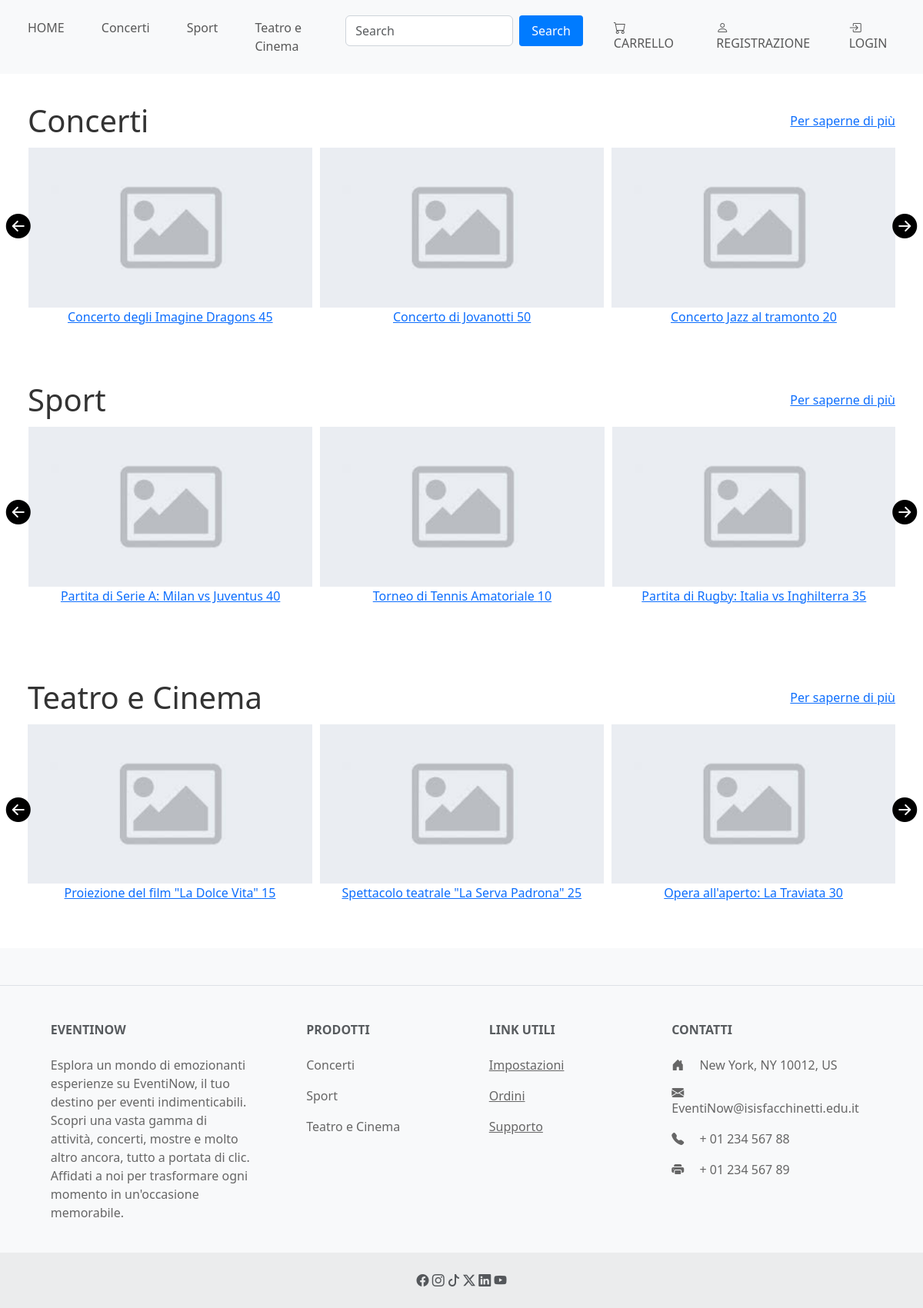
The page / on the database its author committed.
### tables this page shows
CREATE TABLE CategoriaEventi
(
    ID_Categoria          INTEGER UNSIGNED PRIMARY KEY AUTO_INCREMENT,
    Descrizione_Categoria VARCHAR(20) NOT NULL
);

CREATE TABLE Eventi
(
    ID_Evento                INT(11) UNSIGNED PRIMARY KEY AUTO_INCREMENT,
    Descrizione              VARCHAR(255) NOT NULL,
    Data                     DATETIME     NOT NULL,
    Prezzo                   DOUBLE       NOT NULL CHECK (Prezzo > 0),
    Numero_Posti             INTEGER      NOT NULL CHECK (Numero_Posti >= 0),
    Numero_Posti_Disponibili INTEGER      NOT NULL CHECK (Numero_Posti_Disponibili >= 0),
    Categoria                INTEGER UNSIGNED,
    Luogo                    INTEGER UNSIGNED,
    FOREIGN KEY (Categoria) REFERENCES CategoriaEventi (ID_Categoria)
        ON UPDATE CASCADE,
    FOREIGN KEY (Luogo) REFERENCES Luoghi (ID_Luogo)
        ON UPDATE CASCADE,
    CONSTRAINT check_posti_disponibili CHECK (Numero_Posti_Disponibili <= Numero_Posti)
);

### index.php (the view, shortened to what this page needs)
<?php
include_once "header.php";
require_once "Database\DB_connection.php";
$arrayCategorie = array();
            ?>
            <?php
if (!empty($pdo)) {
    $query = "SELECT Descrizione_Categoria  FROM CategoriaEventi;";
    $statement = $pdo -> query($query);
    if (!$statement){
        echo "ERROR";
    }
    else{
        $categorie = $statement -> fetchAll();
        foreach ($categorie as $value){
            foreach ($value as $item){
                array_push($arrayCategorie, $item);
            }
        }
    }
}
foreach ($arrayCategorie as $value){
    $query3="SELECT Eventi.Descrizione, Eventi.Prezzo, Eventi.ID_Evento
             FROM Eventi JOIN CategoriaEventi ON Eventi.Categoria = CategoriaEventi.ID_Categoria
             WHERE CategoriaEventi.Descrizione_Categoria LIKE '$value';";
    $statement3 = $pdo -> query($query3);
    $eventi = $statement3 -> fetchAll();
    ?>
    <div class="container-slider">
        <div class="category-header">
            <h1><?= $value?></h1>
            <a href="categoria.php?categoria=<?=$value?>" class="read-more">Per saperne di più</a>
        </div>
        <div class="owl-carousel owl-theme owl-loaded text-center">
            <div class="owl-stage-outer">
                <div class="owl-stage">
                    <?php
                    foreach ($eventi as $evento){
                        ?>
                        <div class="owl-item">
                            <img src="images\default.jpg">
                            <a href="prodotto.php?id=<?=$evento['ID_Evento']?>"><?= $evento['Descrizione'] . ' ' .  $evento['Prezzo']?></a>
                        </div>
                        <?php
                    }
                    ?>
                </div>
            </div>
        </div>
    </div>
    <?php
}
include_once "footer.php";
?>

### header.php (shortened to what this page needs)
<?php
require_once "Database\DB_connection.php";
if (!empty($pdo)) {
    $query = "SELECT Descrizione_Categoria  FROM CategoriaEventi;";
    $statement = $pdo -> query($query);
    if (!$statement){
        echo "ERROR";
    }
    else{
        $categorie = $statement -> fetchAll();
    }
}
?>
<!DOCTYPE>
<html>
<head>
    <link href="https://cdn.jsdelivr.net/npm/bootstrap@5.3.0-alpha1/dist/css/bootstrap.min.css" rel="stylesheet">
    <link rel="stylesheet" href="https://cdn.jsdelivr.net/npm/bootstrap-icons@1.11.3/font/bootstrap-icons.min.css">
    <link rel="stylesheet" href="https://cdnjs.cloudflare.com/ajax/libs/OwlCarousel2/2.3.4/assets/owl.carousel.min.css" />
    <link rel="stylesheet" href="https://cdnjs.cloudflare.com/ajax/libs/OwlCarousel2/2.3.4/assets/owl.theme.default.min.css" />
    <link href="style.css" rel="stylesheet" type="text/css">
</head>
<body>
<nav class="navbar navbar-expand-lg navbar-light bg-light">
    <div class="container-fluid">
        <div class="collapse navbar-collapse" id="navbarSupportedContent">
            <ul class="navbar-nav me-auto mb-2 mb-lg-0">
                <li class="nav-item">
                    <a href="index.php" class="nav-link">HOME</a>
                </li>
                <?php
                foreach ($categorie as $row){
                    foreach ($row as $descrizione){
                        ?>
                        <li class="nav-item">
                            <a href="categoria.php?categoria=<?= $descrizione?>" class="nav-link"><?= $descrizione?></a>
                        </li>
                        <?php
                    }
                }
                ?>
            </ul>
            <ul class="navbar-nav ms-auto mb-2 mb-lg-0">
                <li class="nav-item">
                    <form class="d-flex" method="get" action="#">
                        <input class="form-control me-2" type="search" placeholder="Search">
                        <button class="btn btn-outline-primary" type="submit">Search</button>
                    </form>
                </li>
                <?php
                if(isset($_SESSION['user'])){
                    ?>
                    <li class="nav-item">
                        <a href="carrello.php" class="nav-link">
                            <i class="bi bi-cart"></i>
                            CARRELLO
                        </a>
                    </li>
                    <li class="nav-item">
                        <a href="account.php" class="nav-link">
                            <i class="bi bi-person-fill"></i>
                            ACCOUNT
                        </a>
                    </li>
                    <li class="nav-item">
                        <a href="logout.php" class="nav-link">
                            <i class="bi bi-box-arrow-in-left"></i>
                            LOGOUT
                        </a>
                    </li>
                    <?php
                }
                else{
                    ?>
                    <li class="nav-item">
                        <a href="carrello.php" class="nav-link">
                            <i class="bi bi-cart"></i>
                            CARRELLO
                        </a>
                    </li>
                    <li class="nav-item">
                        <a href="registration.php" class="nav-link">
                            <i class="bi bi-person"></i>
                            REGISTRAZIONE
                        </a>
                    </li>
                    <li class="nav-item">
                        <a href="login.php" class="nav-link">
                            <i class="bi bi-box-arrow-in-right"></i>
                            LOGIN
                        </a>
                    </li>
                    <?php
                }
                ?>
            </ul>
        </div>
    </div>
</nav>

### footer.php (shortened to what this page needs)
<?php
require_once "Database\DB_connection.php";
if (!empty($pdo)) {
    $query = "SELECT Descrizione_Categoria  FROM CategoriaEventi;";
    $statement = $pdo -> query($query);
    if (!$statement){
        echo "ERROR";
    }
    else{
        $categorie = $statement -> fetchAll();
    }
}
?>
<footer class="text-center text-lg-start bg-body-tertiary text-muted">
    <section class="d-flex justify-content-center justify-content-lg-between p-4 border-bottom">
    </section>
    <section class="">
        <div class="container text-center text-md-start mt-5">
            <div class="row mt-3">
                <div class="col-md-3 col-lg-4 col-xl-3 mx-auto mb-4">
                    <h6 class="text-uppercase fw-bold mb-4">
                        EventiNow
                    </h6>
                    <p>
                        Esplora un mondo di emozionanti esperienze su EventiNow, il tuo destino per eventi indimenticabili.<br>
                        Scopri una vasta gamma di attività, concerti, mostre e molto altro ancora, tutto a portata di clic.<br>
                        Affidati a noi per trasformare ogni momento in un'occasione memorabile.
                    </p>
                </div>
                <div class="col-md-2 col-lg-2 col-xl-2 mx-auto mb-4">
                    <h6 class="text-uppercase fw-bold mb-4">
                        Prodotti
                    </h6>
                    <?php
                    foreach ($categorie as $row){
                        foreach ($row as $descrizione){
                            ?>
                            <p>
                                <a href="categoria.php?categoria=<?= $descrizione?>" class="nav-link"><?= $descrizione?></a>
                            </p>
                            <?php
                        }
                    }
                    ?>
                </div>
                <div class="col-md-3 col-lg-2 col-xl-2 mx-auto mb-4">
                    <h6 class="text-uppercase fw-bold mb-4">
                        Link utili
                    </h6>
                    <p>
                        <a href="#" class="text-reset">Impostazioni</a>
                    </p>
                    <p>
                        <a href="#" class="text-reset">Ordini</a>
                    </p>
                    <p>
                        <a href="help.php" class="text-reset">Supporto</a>
                    </p>
                </div>
                <div class="col-md-4 col-lg-3 col-xl-3 mx-auto mb-md-0 mb-4">
                    <h6 class="text-uppercase fw-bold mb-4">Contatti</h6>
                    <p><i class="bi bi-house-door-fill me-3"></i> New York, NY 10012, US</p>
                    <p>
                        <i class="bi bi-envelope-fill me-3"></i>
                        EventiNow@isisfacchinetti.edu.it
                    </p>
                    <p><i class="bi bi-telephone-fill me-3"></i> + 01 234 567 88</p>
                    <p><i class="bi bi-printer-fill me-3"></i> + 01 234 567 89</p>
                </div>
            </div>
        </div>
    </section>
    <div class="text-center p-4" style="background-color: rgba(0, 0, 0, 0.05);">
        <i class="bi bi-facebook"></i>
        <i class="bi bi-instagram"></i>
        <i class="bi bi-tiktok"></i>
        <i class="bi bi-twitter-x"></i>
        <i class="bi bi-linkedin"></i>
        <i class="bi bi-youtube"></i>
    </div>
</footer>
</body>
</html>

### style.css (style rules this page uses)
html, body { height: 100%; background-color: white; }
.navbar { background-color: white; border-bottom: 1px solid white; }
.navbar .nav-item { color: #343a40; padding: 0.5rem 1rem; }
.navbar .form-control { border-color: #ced4da; }
.text-center { text-align: center; }
.btn { display: inline-block; padding: 8px 16px; background-color: #007bff; color: #fff; text-decoration: none; border: none; border-radius: 4px; cursor: pointer; transition: background-color 0.3s; }
h1 { text-align: center; color: #333; }
p { color: #666; }
.container-slider { padding: 3%; }
.category-header { display: flex; justify-content: space-between; align-items: center; margin-bottom: 1%; }
.category-header h1 { margin: 0; }
.category-header .read-more { margin: 0; }

### rows shown on the page
categoriaeventi: Descrizione_Categoria "Concerti"
categoriaeventi: Descrizione_Categoria "Sport"
categoriaeventi: Descrizione_Categoria "Teatro e Cinema"
eventi: Descrizione "Concerto degli Imagine Dragons", Prezzo "45"
eventi: Descrizione "Concerto di Jovanotti", Prezzo "50"
eventi: Descrizione "Concerto Jazz al tramonto", Prezzo "20"
eventi: Descrizione "Partita di Serie A: Milan vs Juventus", Prezzo "40"
eventi: Descrizione "Torneo di Tennis Amatoriale", Prezzo "10"
eventi: Descrizione "Partita di Rugby: Italia vs Inghilterra", Prezzo "35"
eventi: Descrizione "Proiezione del film \"La Dolce Vita\"", Prezzo "15"
eventi: Descrizione "Spettacolo teatrale \"La Serva Padrona\"", Prezzo "25"
eventi: Descrizione "Opera all'aperto: La Traviata", Prezzo "30"

### other values the page prints
$value "Concerti"
$value "Sport"
$value "Teatro e Cinema"
